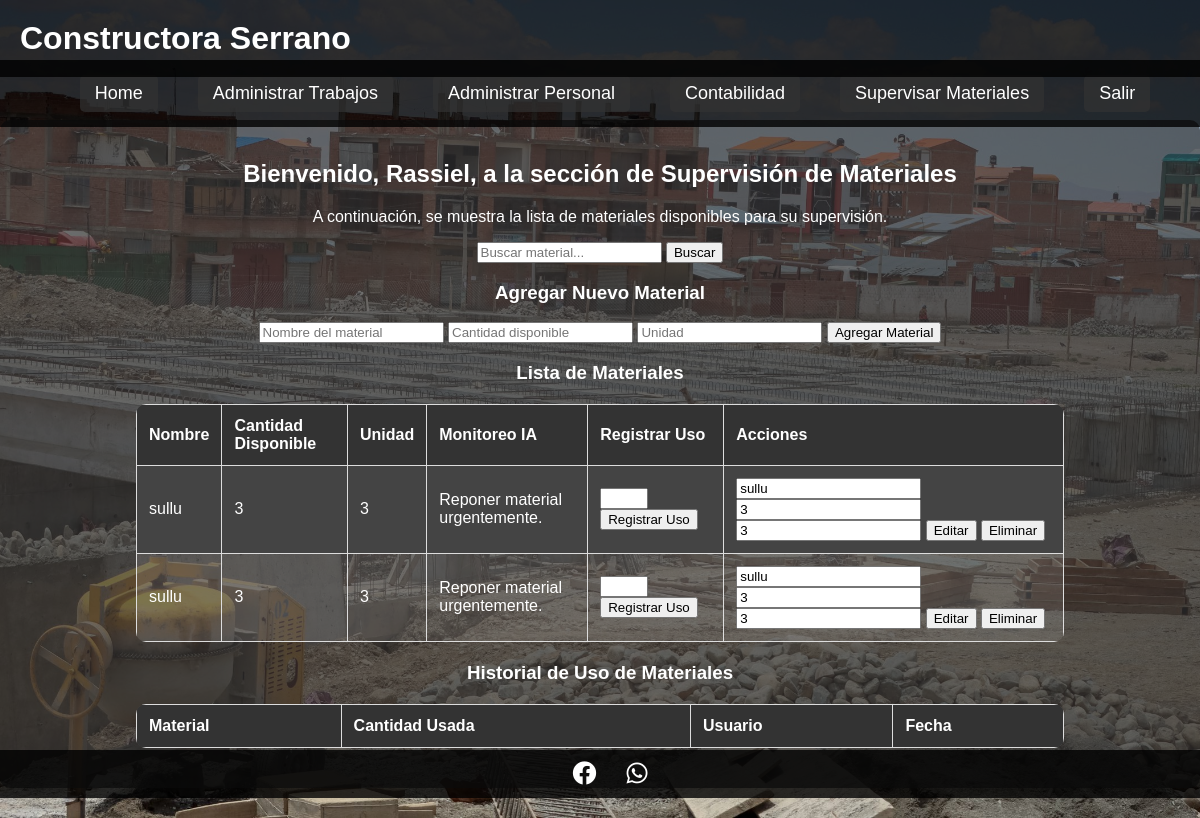
Screenshot of /supervisar_materiales.php (signed in) with the database file from the repository.
### tables this page shows
CREATE TABLE IF NOT EXISTS `materiales` (
  `id` int NOT NULL AUTO_INCREMENT,
  `nombre` varchar(100) NOT NULL,
  `cantidad_disponible` int NOT NULL,
  `unidad` varchar(20) NOT NULL,
  PRIMARY KEY (`id`)
);

### supervisar_materiales.php (the view, shortened to what this page needs)
<?php
$nombre = $_SESSION['nombre'];
include 'conexion.php';
function monitorear_materiales($material_id, $cantidad_disponible) {
    $umbral = 10;
    return $cantidad_disponible <= $umbral ? "Reponer material urgentemente." : "Stock suficiente.";
}
$search = '';
$sql_materiales = "SELECT * FROM materiales WHERE nombre LIKE ?";
$stmt = $conn->prepare($sql_materiales);
$search_param = "%$search%";
$stmt->bind_param('s', $search_param);
$stmt->execute();
$result_materiales = $stmt->get_result();
?>
<!DOCTYPE html>
<html lang="es">
<head>
    <link rel="stylesheet" href="https://cdnjs.cloudflare.com/ajax/libs/font-awesome/5.15.4/css/all.min.css">
</head>
<body>
<div class="header">
    <h1>Constructora Serrano</h1>
</div>
<div class="navbar">
    <a href="index.php">Home</a>
    <a href="trabajos.php">Administrar Trabajos</a>
    <a href="personal.php">Administrar Personal</a>
    <a href="contabilidad.php">Contabilidad</a>
    <a href="supervisar_materiales.php">Supervisar Materiales</a>
    <a href="logout.php">Salir</a>
</div>
<div class="main-content">
    <h2>Bienvenido, <?php echo $nombre; ?>, a la sección de Supervisión de Materiales</h2>
    <p>A continuación, se muestra la lista de materiales disponibles para su supervisión.</p>
    <form method="post">
        <input type="text" name="search" placeholder="Buscar material..." value="<?= htmlspecialchars($search) ?>">
        <input type="submit" value="Buscar">
    </form>
    <h3>Agregar Nuevo Material</h3>
    <form method="post">
        <input type="text" name="nombre" placeholder="Nombre del material" required>
        <input type="number" name="cantidad_disponible" placeholder="Cantidad disponible" required>
        <input type="text" name="unidad" placeholder="Unidad" required>
        <input type="submit" name="agregar_material" value="Agregar Material">
    </form>
    <h3>Lista de Materiales</h3>
    <table>
        <tr>
            <th>Nombre</th>
            <th>Cantidad Disponible</th>
            <th>Unidad</th>
            <th>Monitoreo IA</th>
            <th>Registrar Uso</th>
            <th>Acciones</th>
        </tr>
        <?php while ($material = $result_materiales->fetch_assoc()): ?>
        <tr>
            <td><?= htmlspecialchars($material['nombre']); ?></td>
            <td><?= htmlspecialchars($material['cantidad_disponible']); ?></td>
            <td><?= htmlspecialchars($material['unidad']); ?></td>
            <td><?= monitorear_materiales($material['id'], $material['cantidad_disponible']); ?></td>
            <td>
                <form action="" method="post">
                    <input type="number" name="cantidad_usada" min="1" max="<?= $material['cantidad_disponible']; ?>" required>
                    <input type="submit" name="registrar_uso" value="Registrar Uso">
                </form>
            </td>
            <td>
                <form action="" method="post" style="display:inline;">
                    <input type="text" name="nombre" value="<?= htmlspecialchars($material['nombre']); ?>" required>
                    <input type="number" name="cantidad_disponible" value="<?= htmlspecialchars($material['cantidad_disponible']); ?>" required>
                    <input type="text" name="unidad" value="<?= htmlspecialchars($material['unidad']); ?>" required>
                    <input type="submit" name="editar_material" value="Editar">
                </form>
                <form action="" method="post" style="display:inline;">
                    <input type="submit" name="eliminar_material" value="Eliminar" onclick="return confirm('¿Estás seguro de que deseas eliminar este material?');">
                </form>
            </td>
        </tr>
        <?php endwhile; ?>
    </table>
    <h3>Historial de Uso de Materiales</h3>
    <table>
        <tr>
            <th>Material</th>
            <th>Cantidad Usada</th>
            <th>Usuario</th>
            <th>Fecha</th>
        </tr>
    </table>
</div>
<div class="social-icons">
    <a href="https://facebook.com" target="_blank"><i class="fab fa-facebook"></i></a>
    <a href="https://wa.me/" target="_blank"><i class="fab fa-whatsapp"></i></a>
</div>
</body>
</html>

### supervisar_materiales.php (style rules this page uses)
body { margin: 0; padding: 0; font-family: Arial, sans-serif; color: white; background-image: url('fondolegal.jpg'); background-size: cover; background-position: center; }
.header { background-color: rgba(0, 0, 0, 0.8); color: white; text-align: left; padding: 20px; position: fixed; width: 100%; top: 0; z-index: 1000; }
.header h1 { margin: 0; font-size: 32px; font-weight: bold; }
.navbar { display: flex; justify-content: center; align-items: center; background-color: rgba(0, 0, 0, 0.8); padding: 15px; position: fixed; top: 60px; width: 100%; z-index: 999; }
.navbar a { color: white; text-decoration: none; margin: 0 20px; font-size: 18px; padding: 8px 15px; background-color: rgba(51, 51, 51, 0.7); border-radius: 5px; }
.main-content { margin-top: 120px; padding: 20px; text-align: center; background-color: rgba(51, 51, 51, 0.7); border-radius: 10px; margin-bottom: 30px; }
table { width: 80%; margin: 20px auto; border-collapse: collapse; background-color: rgba(255, 255, 255, 0.1); border-radius: 10px; overflow: hidden; }
table th, table td { padding: 12px; text-align: left; border: 1px solid #ddd; }
table th { background-color: #333; }
table tr:nth-child(even) { background-color: #444; }
.social-icons { display: flex; justify-content: center; align-items: center; background-color: rgba(0, 0, 0, 0.8); color: #fff; padding: 10px; position: fixed; bottom: 20px; width: 100%; }
.social-icons a { color: #fff; text-decoration: none; font-size: 24px; margin: 0 15px; }

### rows the page displays
materiales: nombre "sullu", cantidad_disponible "3", unidad "3", id+cantidad_disponible "Reponer material urgentemente."
materiales: nombre "sullu", cantidad_disponible "3", unidad "3", id+cantidad_disponible "Reponer material urgentemente."

### other values shown
$nombre "Rassiel"
